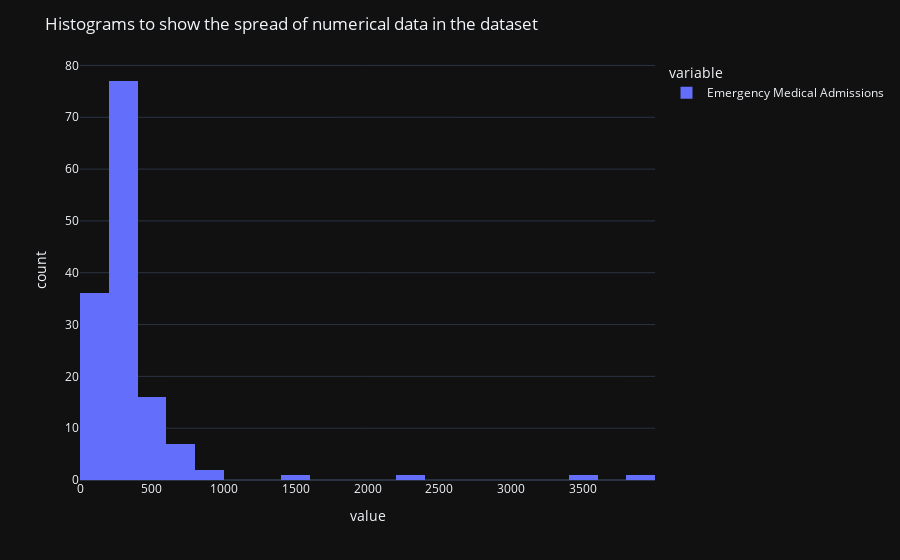
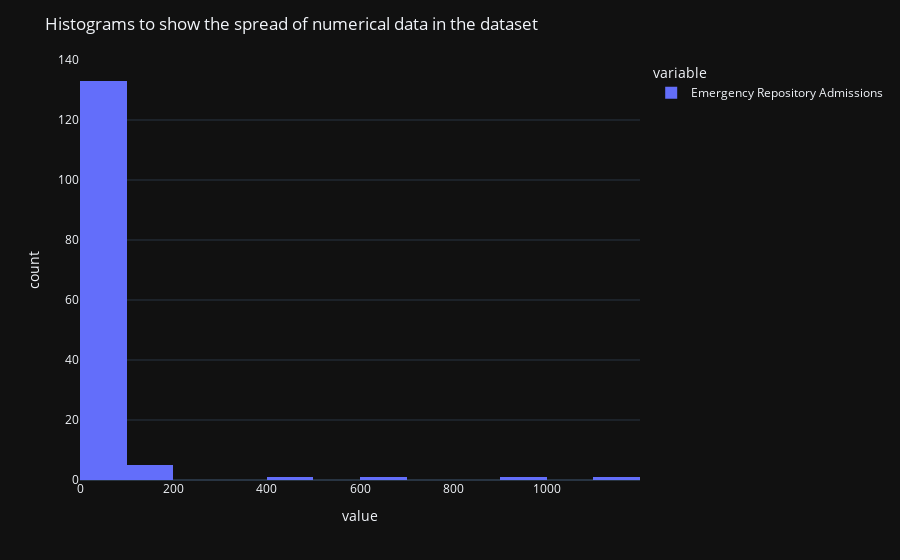
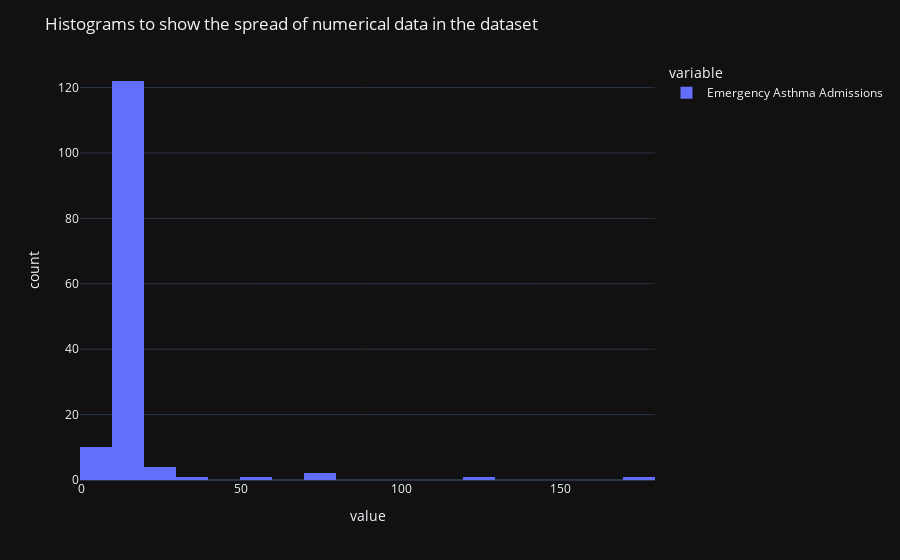
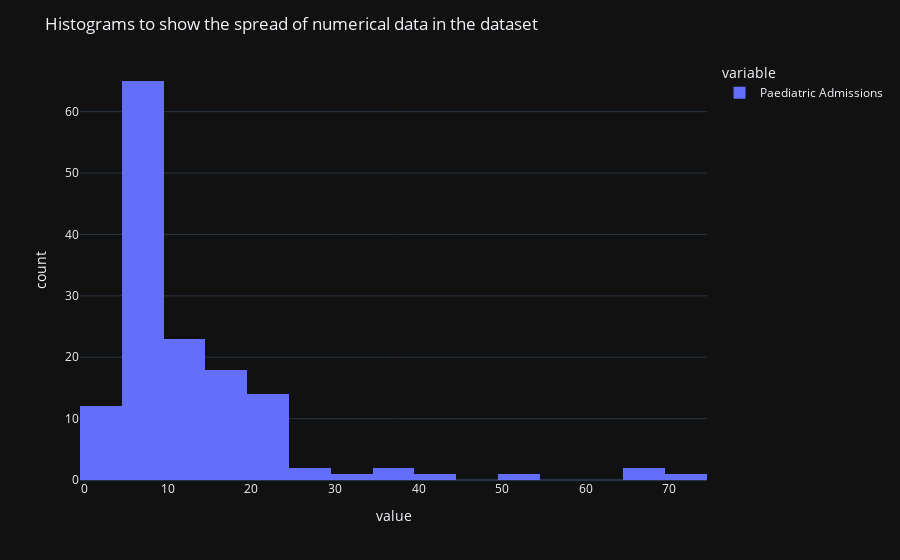

The notebook cell saved with these charts, in order:
### Markdown cell above
# Distributions

### Code cell
numerical_cols = df.select_dtypes(include=['number']).columns.tolist()
for total in numerical_cols :
    figure = px.histogram(df[num], x=[total], nbins=20)
    figure.update_layout(title="Histograms to show the spread of numerical data in the dataset")
    figure.show()

### Figure 1 — Plotly figure (JSON) as saved in the notebook; plotly's stock layout.template omitted (floating-point values rounded to 4 significant figures; data arrays with more than 128 entries replaced by an {"elided": "..."} marker saying what was removed)
{"data": [{"alignmentgroup": "True", "bingroup": "x", "hovertemplate": "variable=Emergency Medical Admissions<br>value=%{x}<br>count=%{y}<extra></extra>", "legendgroup": "Emergency Medical Admissions", "marker": {"color": "#636efa", "pattern": {"shape": ""}}, "name": "Emergency Medical Admissions", "nbinsx": 20, "offsetgroup": "Emergency Medical Admissions", "orientation": "v", "showlegend": true, "x": {"elided": "142 int values"}, "xaxis": "x", "yaxis": "y", "type": "histogram"}], "layout": {"xaxis": {"anchor": "y", "domain": [0.0, 1.0], "title": {"text": "value"}}, "yaxis": {"anchor": "x", "domain": [0.0, 1.0], "title": {"text": "count"}}, "legend": {"title": {"text": "variable"}, "tracegroupgap": 0}, "margin": {"t": 60}, "barmode": "relative", "title": {"text": "Histograms to show the spread of numerical data in the dataset"}}}

### Figure 2 — Plotly figure (JSON) as saved in the notebook; plotly's stock layout.template omitted (floating-point values rounded to 4 significant figures; data arrays with more than 128 entries replaced by an {"elided": "..."} marker saying what was removed)
{"data": [{"alignmentgroup": "True", "bingroup": "x", "hovertemplate": "variable=Emergency Repository Admissions<br>value=%{x}<br>count=%{y}<extra></extra>", "legendgroup": "Emergency Repository Admissions", "marker": {"color": "#636efa", "pattern": {"shape": ""}}, "name": "Emergency Repository Admissions", "nbinsx": 20, "offsetgroup": "Emergency Repository Admissions", "orientation": "v", "showlegend": true, "x": {"elided": "142 int values"}, "xaxis": "x", "yaxis": "y", "type": "histogram"}], "layout": {"xaxis": {"anchor": "y", "domain": [0.0, 1.0], "title": {"text": "value"}}, "yaxis": {"anchor": "x", "domain": [0.0, 1.0], "title": {"text": "count"}}, "legend": {"title": {"text": "variable"}, "tracegroupgap": 0}, "margin": {"t": 60}, "barmode": "relative", "title": {"text": "Histograms to show the spread of numerical data in the dataset"}}}

### Figure 3 — Plotly figure (JSON) as saved in the notebook; plotly's stock layout.template omitted (floating-point values rounded to 4 significant figures; data arrays with more than 128 entries replaced by an {"elided": "..."} marker saying what was removed)
{"data": [{"alignmentgroup": "True", "bingroup": "x", "hovertemplate": "variable=Emergency Asthma Admissions<br>value=%{x}<br>count=%{y}<extra></extra>", "legendgroup": "Emergency Asthma Admissions", "marker": {"color": "#636efa", "pattern": {"shape": ""}}, "name": "Emergency Asthma Admissions", "nbinsx": 20, "offsetgroup": "Emergency Asthma Admissions", "orientation": "v", "showlegend": true, "x": {"elided": "142 int values"}, "xaxis": "x", "yaxis": "y", "type": "histogram"}], "layout": {"xaxis": {"anchor": "y", "domain": [0.0, 1.0], "title": {"text": "value"}}, "yaxis": {"anchor": "x", "domain": [0.0, 1.0], "title": {"text": "count"}}, "legend": {"title": {"text": "variable"}, "tracegroupgap": 0}, "margin": {"t": 60}, "barmode": "relative", "title": {"text": "Histograms to show the spread of numerical data in the dataset"}}}

### Figure 4 — Plotly figure (JSON) as saved in the notebook; plotly's stock layout.template omitted (floating-point values rounded to 4 significant figures; data arrays with more than 128 entries replaced by an {"elided": "..."} marker saying what was removed)
{"data": [{"alignmentgroup": "True", "bingroup": "x", "hovertemplate": "variable=Paediatric Admissions<br>value=%{x}<br>count=%{y}<extra></extra>", "legendgroup": "Paediatric Admissions", "marker": {"color": "#636efa", "pattern": {"shape": ""}}, "name": "Paediatric Admissions", "nbinsx": 20, "offsetgroup": "Paediatric Admissions", "orientation": "v", "showlegend": true, "x": {"elided": "142 int values"}, "xaxis": "x", "yaxis": "y", "type": "histogram"}], "layout": {"xaxis": {"anchor": "y", "domain": [0.0, 1.0], "title": {"text": "value"}}, "yaxis": {"anchor": "x", "domain": [0.0, 1.0], "title": {"text": "count"}}, "legend": {"title": {"text": "variable"}, "tracegroupgap": 0}, "margin": {"t": 60}, "barmode": "relative", "title": {"text": "Histograms to show the spread of numerical data in the dataset"}}}
